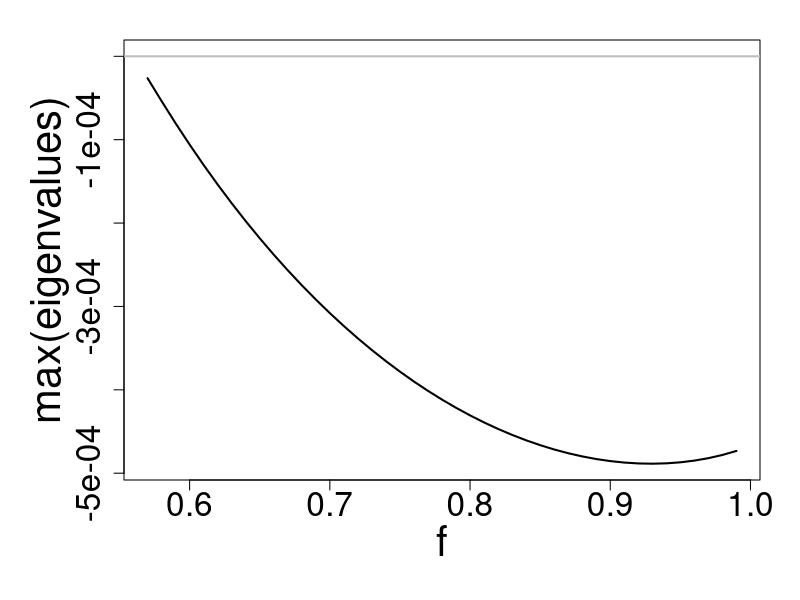
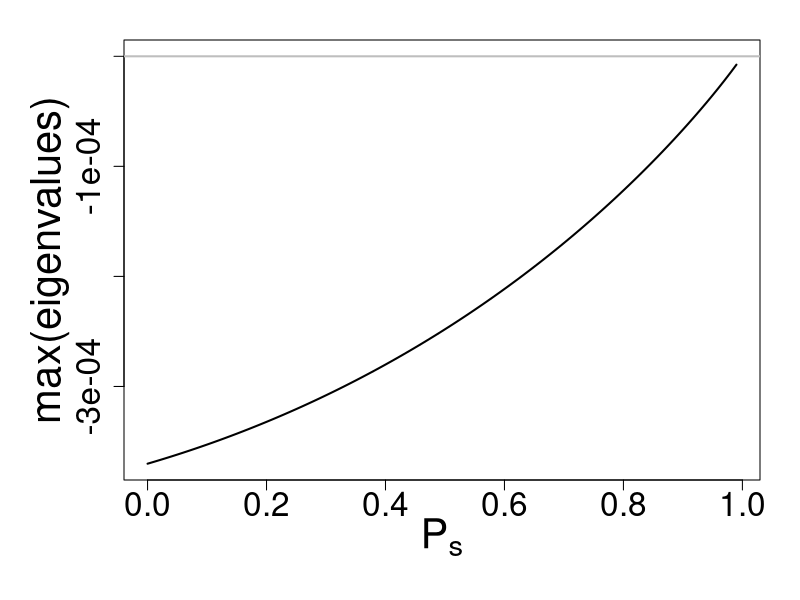
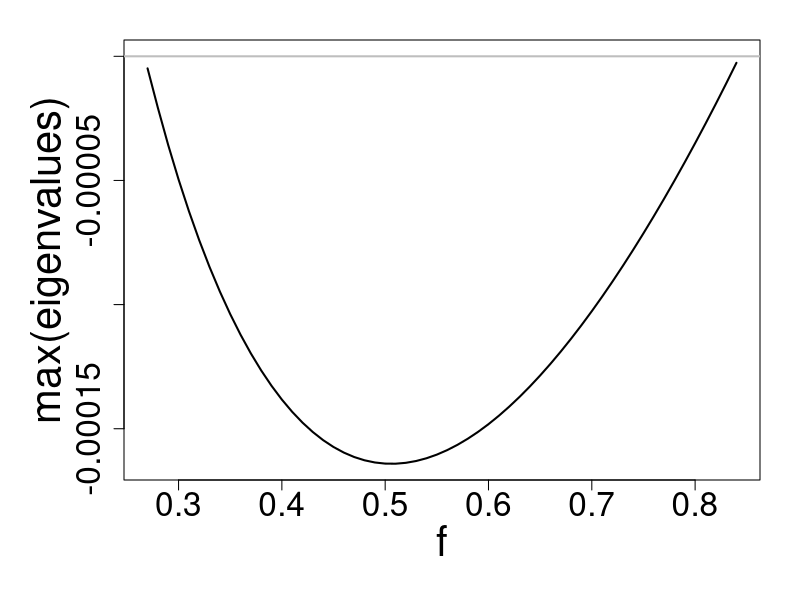
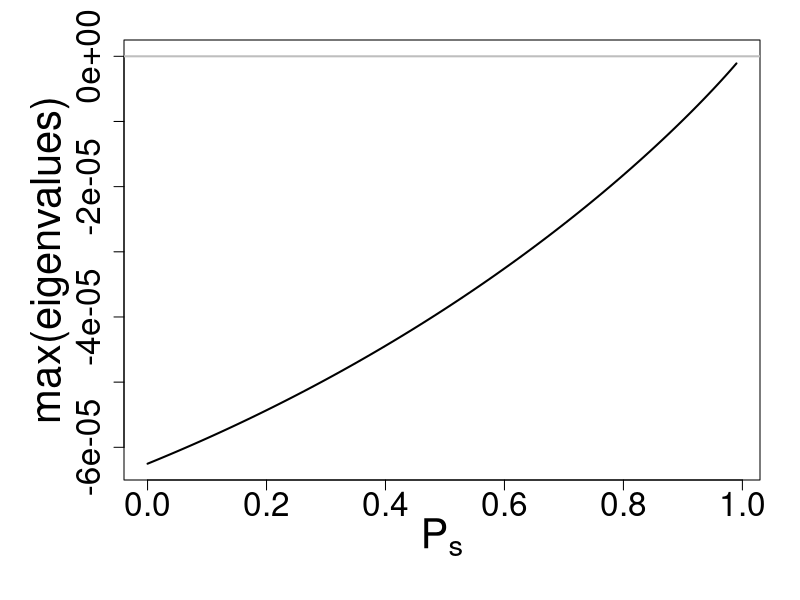

Recreate these plots in R, in order.
#----------------------------------------------------
# This function returns the equlibrium values 
CaCcMN_eqm<-function(km,kn,kc,d,bmax,s,f,phi,g,ps,u){
  
  beta1<- -(phi*f)/(g*(1-f))
  beta2<- (km/((bmax*(1-s))-d)) - (kn/((bmax-d)*((1-f))))
  beta<-beta1/(d*beta2)
  
  alp1<- (km*d*u*beta)/((bmax*(1-s))-d)
  alp1<-alp1 - (phi*u/g) -(f*(1-ps)*beta)
  
  alp2<- -((1-ps)*kc*beta*f)-((1-f)*(1-ps)*(beta^2))
  alp3<- -(kc*(1-f)*(1-ps)*(beta^2))
  Meq<- (-alp2 + sqrt((alp2^2)-(4*alp1*alp3)))/(2*alp1)
  Neq<- beta-Meq
  
  # if((is.finite(Meq)&(Meq<0))==T){
  #   Meq<-0
  #   Neq<- beta-Meq
  # }
  
  #if((is.finite(Neq)&(Neq<0))==T){
  #  Neq<-0
  #}
  
  
  Caeq<- ((Meq+(Neq*(1-f)))*(Meq+kc)*(1-ps))/(u*(Meq^2))
  Cceq<- phi/(g*(Meq+Neq))
  
  res<-list(Caeq=Caeq,Cceq=Cceq,Meq=Meq,Neq=Neq)
  
  return(res)
}
#------------------------------------------------------------------

get_eigenvalues<-function(km,kn,kc,d,bmax,s,f,phi,g,ps,u,eqmvals){
  jCa<-expression(1-ps-(Ca*(u*(M/(kc+M))*((M/(M+N))/(1-f+(f*(M/(M+N))))))))
  jM<-expression((((bmax*(1-s)*(Ca+Cc))/(km+Ca+Cc))-d)*M)
  jN<-expression((((bmax*(((1-f)*Ca)+Cc))/(kn+Cc+((1-f)*Ca)) - d)*N))
  jCc<-expression(phi-(g*(M+N)*Cc))
  
  j11<-D(jCa,"Ca")
  j12<-D(jCa,"M")
  j13<-D(jCa,"N")
  j14<-D(jCa,"Cc")
  
  j21<-D(jM,"Ca")
  j22<-D(jM,"M")
  j23<-D(jM,"N")
  j24<-D(jM,"Cc")
  
  j31<-D(jN,"Ca")
  j32<-D(jN,"M")
  j33<-D(jN,"N")
  j34<-D(jN,"Cc")
  
  j41<-D(jCc,"Ca")
  j42<-D(jCc,"M")
  j43<-D(jCc,"N")
  j44<-D(jCc,"Cc")
  
  #----------------evaluate at eqm------------
  
  Ca<-eqmvals$Caeq
  Cc<-eqmvals$Cceq
  M<-eqmvals$Meq
  N<-eqmvals$Neq
  
  j11_eqm<-eval(j11)
  j12_eqm<-eval(j12)
  j13_eqm<-eval(j13)
  j14_eqm<-eval(j14)
  
  j21_eqm<-eval(j21)
  j22_eqm<-eval(j22)
  j23_eqm<-eval(j23)
  j24_eqm<-eval(j24)
  
  j31_eqm<-eval(j31)
  j32_eqm<-eval(j32)
  j33_eqm<-eval(j33)
  j34_eqm<-eval(j34)
  
  j41_eqm<-eval(j41)
  j42_eqm<-eval(j42)
  j43_eqm<-eval(j43)
  j44_eqm<-eval(j44)
  
  
  #-----------------------------
  J_mat<-matrix(c(j11_eqm,j12_eqm,j13_eqm,j14_eqm,
                  j21_eqm,j22_eqm,j23_eqm,j24_eqm,
                  j31_eqm,j32_eqm,j33_eqm,j34_eqm,
                  j41_eqm,j42_eqm,j43_eqm,j44_eqm),nrow=4,ncol=4,byrow = T)
  
  tJ<-sum(diag(J_mat)) #trace of J_mat
  dJ<-det(J_mat) #det of J_Mat
  
  xx<-sqrt((tJ^2)-(4*dJ))
  
  if(tJ<0){
    print("stable")
  }else if (tJ>0){
    print("unstable")
  }else{
    print("imaginary eigen values")
  }
  
  if(xx>0){
    print("node")
  }else if(xx<0){
    print("spiral")
  }else{
    print("star")
  }
  
  lamda1<-0.5*(tJ+xx)
  lamda2<-0.5*(tJ-xx)
  
  eigenvalues<-c(lamda1,lamda2)
  
  return(eigenvalues)
}

#-----------------------------------------------------------------------------------------
# Now call the functions to see eigen value variation against fidelity with km=10, kn=6
km<- 10 # half saturation constant for mutualist 
kn<- 6 # half saturation constant for non-mutualist
kc<- 5 # half saturation constant for allocated carbon
d<- 0.5 # death rate of mutualist and non-mutualist
bmax<- 0.8 # maximum growth rate of symbionts
s<- 0.1 # cost of mutualism
#f<-0.7 # fidelity
phi <- 5 # constant resource value for construction carbon
g<- 0.2 # Rate at which construction carbon is allocated to both symbionts
ps <- 0.3 # P-availability in the soil
u<- 0.4 # Phosphorous uptake per unit of preferentially allocated carbon received by mutualists

mylist<-seq(from=0,to=1,by=0.01)
df<-matrix(NA,nrow=length(mylist),ncol=5)
colnames(df)<-c("f","Caeq","Cceq","Meq","Neq")
df<-as.data.frame(df)

for(i in seq_along(mylist)){
  f<-mylist[i]
  cat("i=",i,"\n")
  res<-CaCcMN_eqm(km=km,kn=kn,kc=kc,d=d,bmax=bmax,s=s,f=f,phi=phi,g=g,ps=ps,u=u)
  df$f[i]<-f
  df$Caeq[i]<-res$Caeq
  df$Cceq[i]<-res$Cceq
  df$Meq[i]<-res$Meq
  df$Neq[i]<-res$Neq
}

df<-df[which(df$Meq>0 & df$Neq>0),] # co-existence

df_eqm<-df 
df_max_eigenval<-as.data.frame(cbind(df,"max_eigenval"=NA))
for(i in c(1:nrow(df))){
  f<-df$f[i]
  ans<-get_eigenvalues(km=km,kn=kn,kc=kc,d=d,bmax=bmax,s=s,f=f,phi=phi,g=g,ps=ps,u=u,eqmvals = df_eqm[i,])
  df_max_eigenval$max_eigenval[i]<-max(ans)
}

df_max_eigenval<-df_max_eigenval[-1,] # because there was no construction C at eqm

pdf("./Results/pdf_fig/max_eigenval_vs_f_with_km_10_kn_6.pdf",width=8,height=8)
op<-par(mar=c(6,6.2,2,2))
plot(df_max_eigenval$f,df_max_eigenval$max_eigenval,xlab="f",ylab="max(eigenvalues)",
     cex.lab=2.5,cex.axis=2,lwd=2,type="l",ylim=c(range(df_max_eigenval$max_eigenval,0)))
abline(h=0,col="grey",lwd=2)
par(op)
dev.off()


# Now call the functions to see eigen value variation against soil P availability with km=10, kn=6
km<- 10 # half saturation constant for mutualist 
kn<- 6 # half saturation constant for non-mutualist
kc<- 5 # half saturation constant for allocated carbon
d<- 0.5 # death rate of mutualist and non-mutualist
bmax<- 0.8 # maximum growth rate of symbionts
s<- 0.1 # cost of mutualism
f<-0.7 # fidelity
phi <- 5 # constant resource value for construction carbon
g<- 0.2 # Rate at which construction carbon is allocated to both symbionts
#ps <- 0.3 # P-availability in the soil
u<- 0.4 # Phosphorous uptake per unit of preferentially allocated carbon received by mutualists

mylist<-seq(from=0,to=1,by=0.01)
df<-matrix(NA,nrow=length(mylist),ncol=5)
colnames(df)<-c("ps","Caeq","Cceq","Meq","Neq")
df<-as.data.frame(df)

for(i in seq_along(mylist)){
  ps<-mylist[i]
  cat("i=",i,"\n")
  res<-CaCcMN_eqm(km=km,kn=kn,kc=kc,d=d,bmax=bmax,s=s,f=f,phi=phi,g=g,ps=ps,u=u)
  df$ps[i]<-ps
  df$Caeq[i]<-res$Caeq
  df$Cceq[i]<-res$Cceq
  df$Meq[i]<-res$Meq
  df$Neq[i]<-res$Neq
}
df<-df[which(df$Meq>0 & df$Neq>0),] # co-existence

df_eqm<-df

df_max_eigenval<-as.data.frame(cbind(df,"max_eigenval"=NA))
for(i in c(1:nrow(df))){
  ps<-df$ps[i]
  ans<-get_eigenvalues(km=km,kn=kn,kc=kc,d=d,bmax=bmax,s=s,f=f,phi=phi,g=g,ps=ps,u=u,eqmvals = df_eqm[i,])
  df_max_eigenval$max_eigenval[i]<-max(ans)
}

pdf("./Results/pdf_fig/max_eigenval_vs_ps_with_km_10_kn_6.pdf",width=8,height=8)
op<-par(mar=c(6,6.2,2,2))
plot(df_max_eigenval$ps,df_max_eigenval$max_eigenval,xlab=expression(P[s]),ylab="max(eigenvalues)",
     cex.lab=2.5,cex.axis=2,lwd=2,type="l",ylim=c(range(df_max_eigenval$max_eigenval,0)))
abline(h=0,col="grey",lwd=2)
par(op)
dev.off()
#----------------------------------------------------------------------------------------------------------------

#=======================================================================================

#-----------------------------------------------------------------------------------------
# Now call the functions to see eigen value variation against fidelity 

#---------when km and kn are equal---------------------
km<- 10 # half saturation constant for mutualist 
kn<- 10 # half saturation constant for non-mutualist
kc<- 5 # half saturation constant for allocated carbon
d<- 0.5 # death rate of mutualist and non-mutualist
bmax<- 0.8 # maximum growth rate of symbionts
s<- 0.1 # cost of mutualism
#f<-0.3 # fidelity
phi <- 5 # constant resource value for construction carbon
g<- 0.2 # Rate at which construction carbon is allocated to both symbionts
ps <- 0.3 # P-availability in the soil
u<- 0.4 # Phosphorous uptake per unit of preferentially allocated carbon received by mutualists


mylist<-seq(from=0,to=1,by=0.01)
df<-matrix(NA,nrow=length(mylist),ncol=5)
colnames(df)<-c("f","Caeq","Cceq","Meq","Neq")
df<-as.data.frame(df)

for(i in seq_along(mylist)){
  f<-mylist[i]
  cat("i=",i,"\n")
  res<-CaCcMN_eqm(km=km,kn=kn,kc=kc,d=d,bmax=bmax,s=s,f=f,phi=phi,g=g,ps=ps,u=u)
  df$f[i]<-f
  df$Caeq[i]<-res$Caeq
  df$Cceq[i]<-res$Cceq
  df$Meq[i]<-res$Meq
  df$Neq[i]<-res$Neq
}
df<-df[which(df$Meq>0 & df$Neq>0),] # co-existence

df_eqm<-df
df_max_eigenval<-as.data.frame(cbind(df,"max_eigenval"=NA))
for(i in c(1:nrow(df))){
  f<-df$f[i]
  ans<-get_eigenvalues(km=km,kn=kn,kc=kc,d=d,bmax=bmax,s=s,f=f,phi=phi,g=g,ps=ps,u=u,eqmvals = df_eqm[i,])
  df_max_eigenval$max_eigenval[i]<-max(ans)
}

pdf("./Results/pdf_fig/max_eigenval_vs_f_with_km_10_kn_10.pdf",width=8,height=8)
op<-par(mar=c(6,6.2,2,2))
plot(df_max_eigenval$f,df_max_eigenval$max_eigenval,xlab="f",ylab="max(eigenvalues)",
     cex.lab=2.5,cex.axis=2,lwd=2,type="l",ylim=c(range(df_max_eigenval$max_eigenval,0)))
abline(h=0,col="grey",lwd=2)
par(op)
dev.off()


# Now call the functions to see eigen value variation against soil P availability with km=10, kn=10
km<- 10 # half saturation constant for mutualist 
kn<- 10 # half saturation constant for non-mutualist
kc<- 5 # half saturation constant for allocated carbon
d<- 0.5 # death rate of mutualist and non-mutualist
bmax<- 0.8 # maximum growth rate of symbionts
s<- 0.1 # cost of mutualism
f<-0.3 # fidelity
phi <- 5 # constant resource value for construction carbon
g<- 0.2 # Rate at which construction carbon is allocated to both symbionts
#ps <- 0.3 # P-availability in the soil
u<- 0.4 # Phosphorous uptake per unit of preferentially allocated carbon received by mutualists

mylist<-seq(from=0,to=1,by=0.01)
df<-matrix(NA,nrow=length(mylist),ncol=5)
colnames(df)<-c("ps","Caeq","Cceq","Meq","Neq")
df<-as.data.frame(df)

for(i in seq_along(mylist)){
  ps<-mylist[i]
  cat("i=",i,"\n")
  res<-CaCcMN_eqm(km=km,kn=kn,kc=kc,d=d,bmax=bmax,s=s,f=f,phi=phi,g=g,ps=ps,u=u)
  df$ps[i]<-ps
  df$Caeq[i]<-res$Caeq
  df$Cceq[i]<-res$Cceq
  df$Meq[i]<-res$Meq
  df$Neq[i]<-res$Neq
}
df<-df[which(df$Meq>0 & df$Neq>0),] # co-existence

df_eqm<-df
df_max_eigenval<-as.data.frame(cbind(df,"max_eigenval"=NA))
for(i in c(1:nrow(df))){
  ps<-df$ps[i]
  ans<-get_eigenvalues(km=km,kn=kn,kc=kc,d=d,bmax=bmax,s=s,f=f,phi=phi,g=g,ps=ps,u=u,eqmvals = df_eqm[i,])
  df_max_eigenval$max_eigenval[i]<-max(ans)
}

pdf("./Results/pdf_fig/max_eigenval_vs_ps_with_km_10_kn_10.pdf",width=8,height=8)
op<-par(mar=c(6,6.2,2,2))
plot(df_max_eigenval$ps,df_max_eigenval$max_eigenval,xlab=expression(P[s]),ylab="max(eigenvalues)",
     cex.lab=2.5,cex.axis=2,lwd=2,type="l",ylim=c(range(df_max_eigenval$max_eigenval,0)))
abline(h=0,col="grey",lwd=2)
par(op)
dev.off()
#----------------------------------------------------------------------------------------------------------------














#------------------------------------------------------------------------------------------
#fn<-expression(a*(x^2)+(2*x*y))
#fn_d1<-D(fn,"x")
#fn_d1

#a<-2
#x<-4
#y<-3

#eval(fn_d1)













